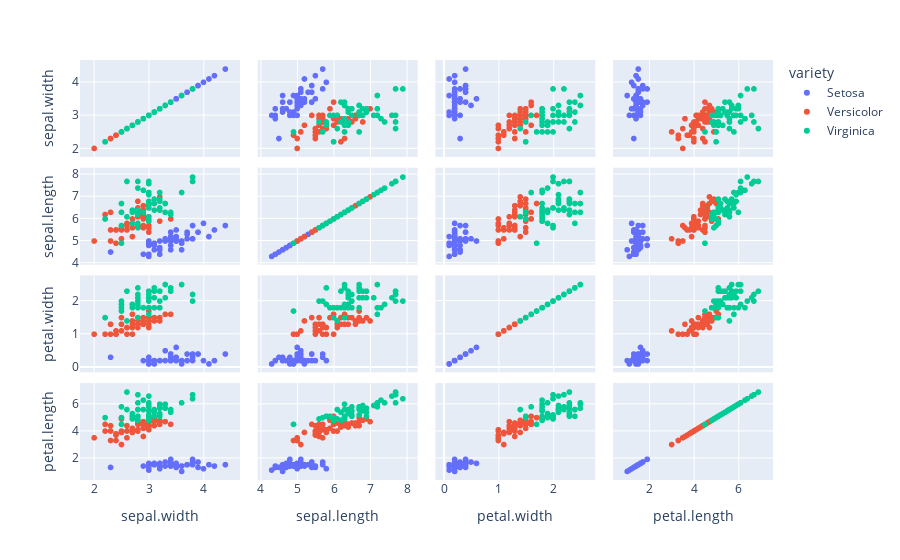

Write notebook code for a chart like this one.
### Code cell
fig=px.scatter_matrix(iris_df, dimensions=['sepal.width',
                                           'sepal.length','petal.width',
                                           'petal.length'],color='variety')
fig.show()

### Figure 1 — Plotly figure (JSON) as saved in the notebook; plotly's stock layout.template omitted (floating-point values rounded to 4 significant figures)
{"data": [{"dimensions": [{"axis": {"matches": true}, "label": "sepal.width", "values": [3.5, 3, 3.2, 3.1, 3.6, 3.9, 3.4, 3.4, 2.9, 3.1, 3.7, 3.4, 3, 3, 4, 4.4, 3.9, 3.5, 3.8, 3.8, 3.4, 3.7, 3.6, 3.3, 3.4, 3, 3.4, 3.5, 3.4, 3.2, 3.1, 3.4, 4.1, 4.2, 3.1, 3.2, 3.5, 3.6, 3, 3.4, 3.5, 2.3, 3.2, 3.5, 3.8, 3, 3.8, 3.2, 3.7, 3.3]}, {"axis": {"matches": true}, "label": "sepal.length", "values": [5.1, 4.9, 4.7, 4.6, 5, 5.4, 4.6, 5, 4.4, 4.9, 5.4, 4.8, 4.8, 4.3, 5.8, 5.7, 5.4, 5.1, 5.7, 5.1, 5.4, 5.1, 4.6, 5.1, 4.8, 5, 5, 5.2, 5.2, 4.7, 4.8, 5.4, 5.2, 5.5, 4.9, 5, 5.5, 4.9, 4.4, 5.1, 5, 4.5, 4.4, 5, 5.1, 4.8, 5.1, 4.6, 5.3, 5]}, {"axis": {"matches": true}, "label": "petal.width", "values": [0.2, 0.2, 0.2, 0.2, 0.2, 0.4, 0.3, 0.2, 0.2, 0.1, 0.2, 0.2, 0.1, 0.1, 0.2, 0.4, 0.4, 0.3, 0.3, 0.3, 0.2, 0.4, 0.2, 0.5, 0.2, 0.2, 0.4, 0.2, 0.2, 0.2, 0.2, 0.4, 0.1, 0.2, 0.2, 0.2, 0.2, 0.1, 0.2, 0.2, 0.3, 0.3, 0.2, 0.6, 0.4, 0.3, 0.2, 0.2, 0.2, 0.2]}, {"axis": {"matches": true}, "label": "petal.length", "values": [1.4, 1.4, 1.3, 1.5, 1.4, 1.7, 1.4, 1.5, 1.4, 1.5, 1.5, 1.6, 1.4, 1.1, 1.2, 1.5, 1.3, 1.4, 1.7, 1.5, 1.7, 1.5, 1, 1.7, 1.9, 1.6, 1.6, 1.5, 1.4, 1.6, 1.6, 1.5, 1.5, 1.4, 1.5, 1.2, 1.3, 1.4, 1.3, 1.5, 1.3, 1.3, 1.3, 1.6, 1.9, 1.4, 1.6, 1.4, 1.5, 1.4]}], "hovertemplate": "variety=Setosa<br>%{xaxis.title.text}=%{x}<br>%{yaxis.title.text}=%{y}<extra></extra>", "legendgroup": "Setosa", "marker": {"color": "#636efa", "symbol": "circle"}, "name": "Setosa", "showlegend": true, "type": "splom"}, {"dimensions": [{"axis": {"matches": true}, "label": "sepal.width", "values": [3.2, 3.2, 3.1, 2.3, 2.8, 2.8, 3.3, 2.4, 2.9, 2.7, 2, 3, 2.2, 2.9, 2.9, 3.1, 3, 2.7, 2.2, 2.5, 3.2, 2.8, 2.5, 2.8, 2.9, 3, 2.8, 3, 2.9, 2.6, 2.4, 2.4, 2.7, 2.7, 3, 3.4, 3.1, 2.3, 3, 2.5, 2.6, 3, 2.6, 2.3, 2.7, 3, 2.9, 2.9, 2.5, 2.8]}, {"axis": {"matches": true}, "label": "sepal.length", "values": [7, 6.4, 6.9, 5.5, 6.5, 5.7, 6.3, 4.9, 6.6, 5.2, 5, 5.9, 6, 6.1, 5.6, 6.7, 5.6, 5.8, 6.2, 5.6, 5.9, 6.1, 6.3, 6.1, 6.4, 6.6, 6.8, 6.7, 6, 5.7, 5.5, 5.5, 5.8, 6, 5.4, 6, 6.7, 6.3, 5.6, 5.5, 5.5, 6.1, 5.8, 5, 5.6, 5.7, 5.7, 6.2, 5.1, 5.7]}, {"axis": {"matches": true}, "label": "petal.width", "values": [1.4, 1.5, 1.5, 1.3, 1.5, 1.3, 1.6, 1, 1.3, 1.4, 1, 1.5, 1, 1.4, 1.3, 1.4, 1.5, 1, 1.5, 1.1, 1.8, 1.3, 1.5, 1.2, 1.3, 1.4, 1.4, 1.7, 1.5, 1, 1.1, 1, 1.2, 1.6, 1.5, 1.6, 1.5, 1.3, 1.3, 1.3, 1.2, 1.4, 1.2, 1, 1.3, 1.2, 1.3, 1.3, 1.1, 1.3]}, {"axis": {"matches": true}, "label": "petal.length", "values": [4.7, 4.5, 4.9, 4, 4.6, 4.5, 4.7, 3.3, 4.6, 3.9, 3.5, 4.2, 4, 4.7, 3.6, 4.4, 4.5, 4.1, 4.5, 3.9, 4.8, 4, 4.9, 4.7, 4.3, 4.4, 4.8, 5, 4.5, 3.5, 3.8, 3.7, 3.9, 5.1, 4.5, 4.5, 4.7, 4.4, 4.1, 4, 4.4, 4.6, 4, 3.3, 4.2, 4.2, 4.2, 4.3, 3, 4.1]}], "hovertemplate": "variety=Versicolor<br>%{xaxis.title.text}=%{x}<br>%{yaxis.title.text}=%{y}<extra></extra>", "legendgroup": "Versicolor", "marker": {"color": "#EF553B", "symbol": "circle"}, "name": "Versicolor", "showlegend": true, "type": "splom"}, {"dimensions": [{"axis": {"matches": true}, "label": "sepal.width", "values": [3.3, 2.7, 3, 2.9, 3, 3, 2.5, 2.9, 2.5, 3.6, 3.2, 2.7, 3, 2.5, 2.8, 3.2, 3, 3.8, 2.6, 2.2, 3.2, 2.8, 2.8, 2.7, 3.3, 3.2, 2.8, 3, 2.8, 3, 2.8, 3.8, 2.8, 2.8, 2.6, 3, 3.4, 3.1, 3, 3.1, 3.1, 3.1, 2.7, 3.2, 3.3, 3, 2.5, 3, 3.4, 3]}, {"axis": {"matches": true}, "label": "sepal.length", "values": [6.3, 5.8, 7.1, 6.3, 6.5, 7.6, 4.9, 7.3, 6.7, 7.2, 6.5, 6.4, 6.8, 5.7, 5.8, 6.4, 6.5, 7.7, 7.7, 6, 6.9, 5.6, 7.7, 6.3, 6.7, 7.2, 6.2, 6.1, 6.4, 7.2, 7.4, 7.9, 6.4, 6.3, 6.1, 7.7, 6.3, 6.4, 6, 6.9, 6.7, 6.9, 5.8, 6.8, 6.7, 6.7, 6.3, 6.5, 6.2, 5.9]}, {"axis": {"matches": true}, "label": "petal.width", "values": [2.5, 1.9, 2.1, 1.8, 2.2, 2.1, 1.7, 1.8, 1.8, 2.5, 2, 1.9, 2.1, 2, 2.4, 2.3, 1.8, 2.2, 2.3, 1.5, 2.3, 2, 2, 1.8, 2.1, 1.8, 1.8, 1.8, 2.1, 1.6, 1.9, 2, 2.2, 1.5, 1.4, 2.3, 2.4, 1.8, 1.8, 2.1, 2.4, 2.3, 1.9, 2.3, 2.5, 2.3, 1.9, 2, 2.3, 1.8]}, {"axis": {"matches": true}, "label": "petal.length", "values": [6, 5.1, 5.9, 5.6, 5.8, 6.6, 4.5, 6.3, 5.8, 6.1, 5.1, 5.3, 5.5, 5, 5.1, 5.3, 5.5, 6.7, 6.9, 5, 5.7, 4.9, 6.7, 4.9, 5.7, 6, 4.8, 4.9, 5.6, 5.8, 6.1, 6.4, 5.6, 5.1, 5.6, 6.1, 5.6, 5.5, 4.8, 5.4, 5.6, 5.1, 5.1, 5.9, 5.7, 5.2, 5, 5.2, 5.4, 5.1]}], "hovertemplate": "variety=Virginica<br>%{xaxis.title.text}=%{x}<br>%{yaxis.title.text}=%{y}<extra></extra>", "legendgroup": "Virginica", "marker": {"color": "#00cc96", "symbol": "circle"}, "name": "Virginica", "showlegend": true, "type": "splom"}], "layout": {"dragmode": "select", "legend": {"title": {"text": "variety"}, "tracegroupgap": 0}, "margin": {"t": 60}}}
